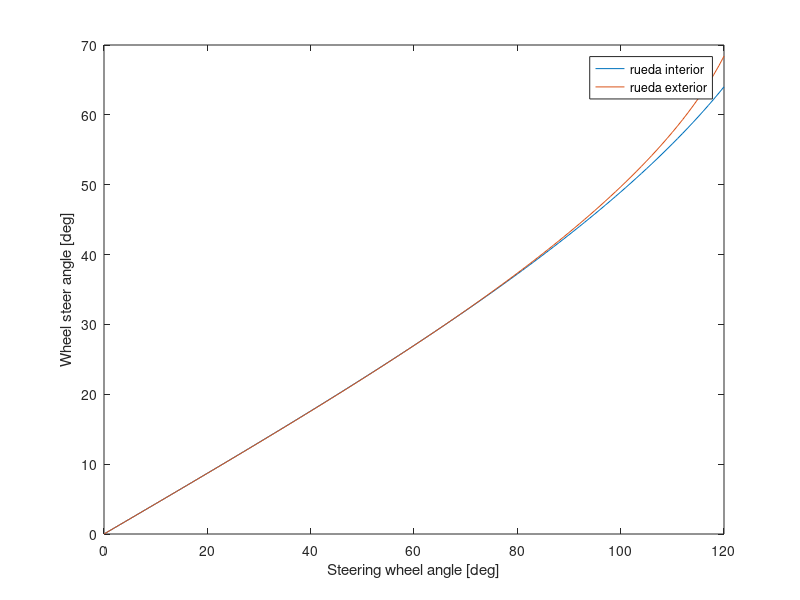
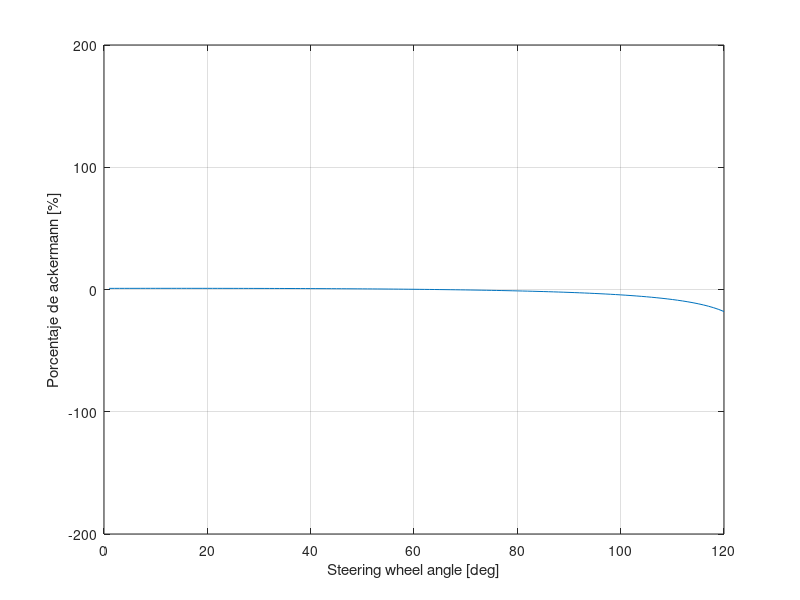
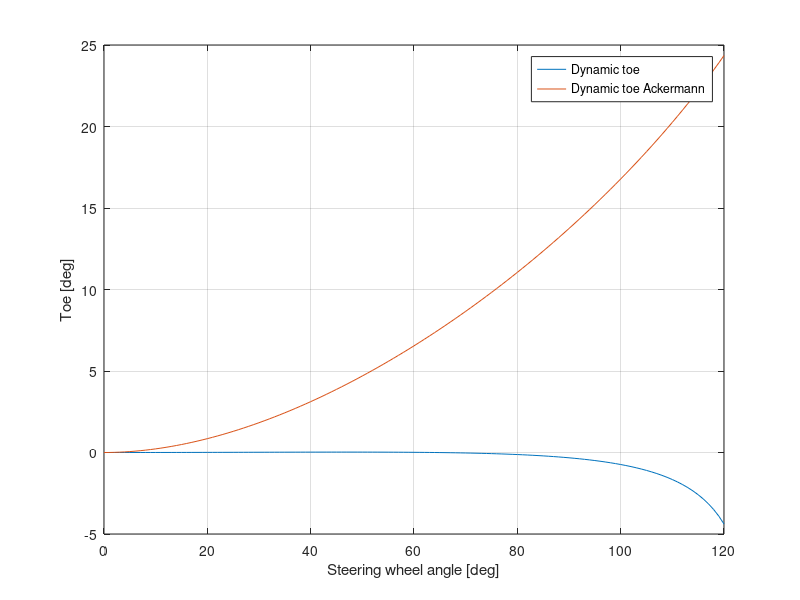

MATLAB code for these plots, in order:
close all
clear all
clc

% DATOS (distancias todas en mm)
% dimensiones coche
wheelbase = 1600;
front_track = 1150;
rear_track = 1250; 
r_pinion = 35/2; % radio pinion

% INPUTS geometría steering. Centro de coordenadas en KingPin rueda
% izquierda
l_rack = 400; %
x_rack = 0; % posición en eje x rack
y_tie_mangueta = 4;
x_tie_mangueta = 40;

% cálculo puntos y ángulos para steer_angle = 0
ax = x_rack;
ay = front_track/2 - l_rack/2;
bx = x_tie_mangueta;
by = y_tie_mangueta;

l_brazo = sqrt(bx^2 + by^2);
l_tierod = sqrt((ay - by)^2 + (ax - bx)^2);
l_ac_ini = sqrt(ay^2 + ax^2);
ang_ac_ini = atan2d(ax, ay);
alpha_ini = acosd((l_ac_ini^2 + l_brazo^2 - l_tierod^2)/(2*l_brazo*l_ac_ini));


intwheel_deg = [zeros(1, 121)];
extwheel_deg = [zeros(1, 121)];
extwheel_ack_deg = [zeros(1, 121)];
idx = 2;

for swheel_angle = 1:120 %rueda exterior
    rack_disp = deg2rad(swheel_angle)*r_pinion;
                                                                
    l_ac = sqrt((ay + rack_disp)^2 + ax^2);
    alpha_delta = acosd((l_ac^2 + l_brazo^2 - l_tierod^2)/(2*l_brazo*l_ac)) - alpha_ini;
    ang_ac_delta = atan2d(ax, rack_disp + ay) - ang_ac_ini;

    extwheel_deg(idx) = (ang_ac_delta - alpha_delta);

    idx = idx + 1;

end



idx = 2;
for swheel_angle = 1:120 %rueda interior
    rack_disp = -deg2rad(swheel_angle)*r_pinion;
                                                                
    l_ac = sqrt((ay + rack_disp)^2 + ax^2);
    alpha_delta = acosd((l_ac^2 + l_brazo^2 - l_tierod^2)/(2*l_brazo*l_ac)) - alpha_ini;
    ang_ac_delta = atan2d(ax, rack_disp + ay) - ang_ac_ini;

    intwheel_deg(idx) = (ang_ac_delta + alpha_delta);
    extwheel_ack_deg(idx) = atand(wheelbase/(wheelbase/tan(deg2rad(intwheel_deg(idx))) + front_track));

    idx = idx + 1;

end

dynamic_toe_ack = intwheel_deg - extwheel_ack_deg ;
dynamic_toe =  intwheel_deg - extwheel_deg;
ack_pctge = dynamic_toe./dynamic_toe_ack;


figure(1)
plot(0:120, intwheel_deg);
hold on
plot(0:120, extwheel_deg);
legend('rueda interior', 'rueda exterior')
xlabel('Steering wheel angle [deg]')
ylabel('Wheel steer angle [deg]')

figure(2)
plot(0:120, ack_pctge*100);
xlabel('Steering wheel angle [deg]')
ylabel('Porcentaje de ackermann [%]')
ylim([-200, 200])
grid on

figure(3)
plot(0:120, dynamic_toe)
hold on
plot(0:120, dynamic_toe_ack)
grid on
legend('Dynamic toe', 'Dynamic toe Ackermann')
xlabel('Steering wheel angle [deg]')
ylabel('Toe [deg]')
